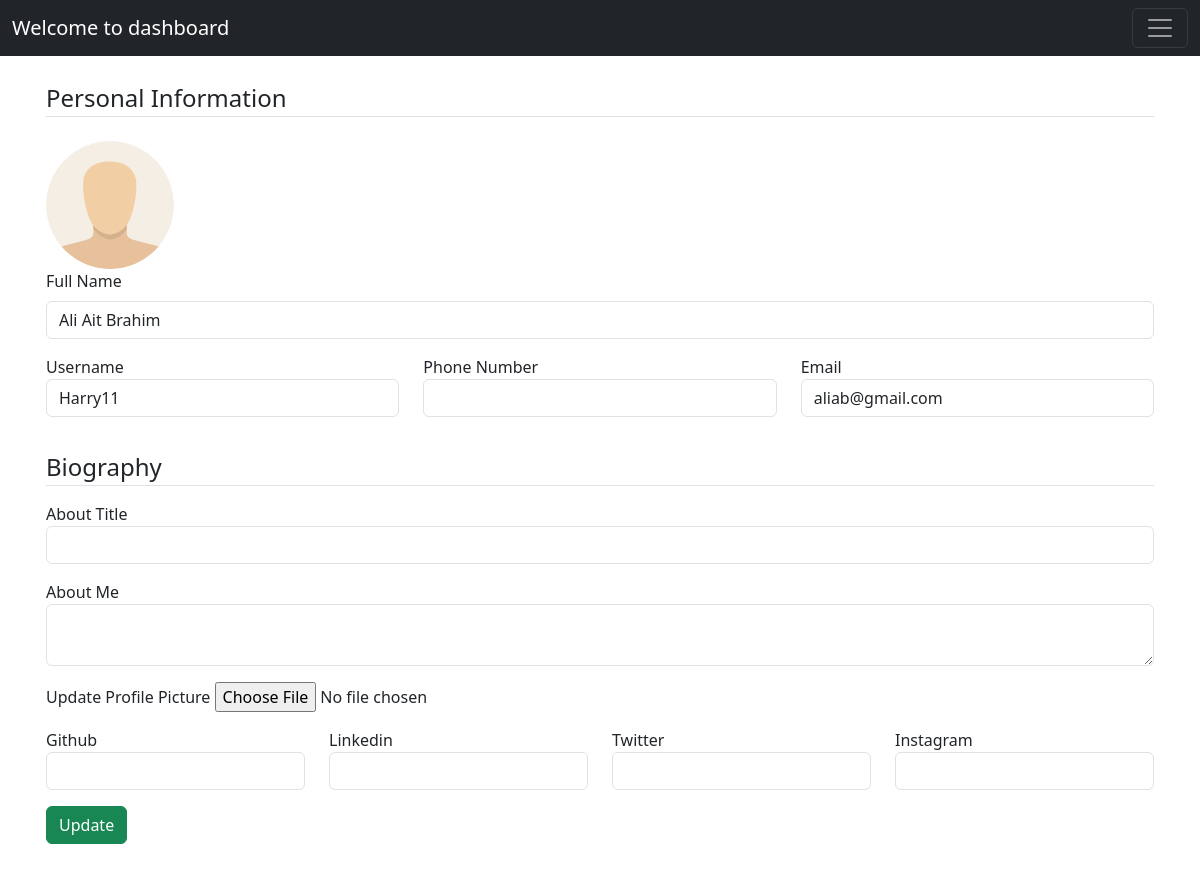
/dashboard/profile (signed in), run on the app's committed database.
### website/models.py (models this page shows, shortened)
class User(db.Model, UserMixin):
    id = db.Column(db.Integer, primary_key=True)
    fullname = db.Column(db.String(25), nullable=False)
    username = db.Column(db.String(25), unique=True, nullable=False)
    email = db.Column(db.String(125), unique=True, nullable=False)
    password = db.Column(db.String(60), nullable=False)
    profile = db.relationship('Profile', backref='user', uselist=False)

### website/routes.py (the view, shortened to what this page needs)
@app.route("/dashboard/profile", methods=["GET", "POST"])
@login_required
def profile():
    profile_form = UpdateProfileForm()
    if profile_form.validate_on_submit():
        if not current_user.profile:
            current_user.profile = Profile(user_id=current_user.id)
        if profile_form.picture.data:
            picture_file = save_picture(profile_form.picture.data)
            current_user.profile.image_file = picture_file
        current_user.fullname = profile_form.fullname.data
        current_user.profile.phone_number = profile_form.phone_number.data
        current_user.username = profile_form.username.data
        current_user.email = profile_form.email.data
        current_user.profile.bio_title = profile_form.bio_title.data
        current_user.profile.bio = profile_form.bio.data
        current_user.profile.github = profile_form.github.data
        current_user.profile.linkedin = profile_form.linkedin.data
        current_user.profile.twitter = profile_form.twitter.data
        current_user.profile.instagram = profile_form.instagram.data
        db.session.commit()
        flash("Your profile has been updated", "success")
        return redirect(url_for("profile"))
    elif request.method == "GET":
        profile_form.fullname.data = current_user.fullname
        profile_form.username.data = current_user.username
        profile_form.email.data = current_user.email
    image_file = url_for("static", filename=f"images/user_pics/{current_user.profile.image_file}") if current_user.profile and current_user.profile.image_file else url_for("static", filename="images/user_pics/default.png")
    return render_template(
        "admin/profile.html",
        title="Profile",
        profile_form=profile_form,
        image_file=image_file,
        active_tab="profile"
    )

### website/models.py (called while the page is built)
@login_manager.user_loader
def load_user(user_id):
    return User.query.get(int(user_id))

### website/templates/admin/profile.html (shortened to what this page needs)
{% extends "admin/dashboard.html"%}
{% block profile %}
<div class="{{'container tab-pane show active fade p-3 my-5' if active_tab=='profile' else 'tab-pane fade my-5 p-3'}}" id="nav-profile"
    role="tabpanel" aria-labelledby="nav-profile-tab">
    <form action="" method="POST" enctype="multipart/form-data">
        <fieldset class='form-group'>
            <legend class='border-bottom mb-4'>Personal Information</legend>
            <img class="rounded-circle user-img" src="{{ image_file }}" alt="Profile Image">
            <div class='form-group'>
                <div class="row mb-3">
                    <div class="col">
                        {{ profile_form.fullname.label(class="form-label") }}
                        {{ profile_form.fullname(class="form-control") }}
                    </div>
                </div>
                <div class="row mb-3">
                    <div class="col">
                        {{ profile_form.username.label(class='form-control-label') }}
                        {% if profile_form.username.errors %}
                        {{ profile_form.username(class='form-control form-control-lg is-invalid') }}
                        <div class="invalid-feedback">
                            {% for error in profile_form.username.errors %}
                            <span>{{ error }}</span>
                            {% endfor %}
                        </div>
                        {% else %}
                        {{ profile_form.username(class='form-control form-control') }}
                        {% endif %}
                    </div>
                    <div class="col">
                        {{ profile_form.phone_number.label(class='form-control-label') }}
                        {% if profile_form.phone_number.errors %}
                        {{ profile_form.phone_number(class='form-control form-control-lg is-invalid') }}
                        <div class="invalid-feedback">
                            {% for error in profile_form.phone_number.errors %}
                            <span>{{ error }}</span>
                            {% endfor %}
                        </div>
                        {% else %}
                        {{ profile_form.phone_number(class='form-control form-control') }}
                        {% endif %}
                    </div>
                    <div class="col">
                        {{ profile_form.email.label(class='form-control-label') }}
                        {% if profile_form.email.errors %}
                        {{ profile_form.email(class='form-control form-control-lg is-invalid') }}
                        <div class="invalid-feedback">
                            {% for error in profile_form.email.errors %}
                            <span>{{ error }}</span>
                            {% endfor %}
                        </div>
                        {% else %}
                        {{ profile_form.email(class='form-control form-control') }}
                        {% endif %}
                    </div>
                </div>
            </div>
        </fieldset>
        <fieldset>
            <legend class="border-bottom my-3">Biography</legend>
            <div class="form-group">
                <div class="col">
                    {{ profile_form.bio_title.label(class='form-control-label') }}
                    {% if profile_form.bio_title.errors %}
                    {{ profile_form.bio_title(class='form-control form-control-lg is-invalid') }}
                    <div class="invalid-feedback">
                        {% for error in profile_form.bio_title.errors %}
                        <span>{{ error }}</span>
                        {% endfor %}
                    </div>
                    {% else %}
                    {{ profile_form.bio_title(class='form-control form-control') }}
                    {% endif %}
                </div>
                <div class="my-3">
                    {{ profile_form.bio.label(class='form-control-label') }}
                    {{ profile_form.bio(class='form-control') }}
                </div>
                <div class="form-group mb-3">
                    {{ profile_form.picture.label }}
                    {{ profile_form.picture(class='form-control-file') }}
                </div>
                <div class="row">
                    <div class="col">
                        {{ profile_form.github.label(class='form-control-label') }}
                        {% if profile_form.github.errors %}
                        {{ profile_form.github(class='form-control form-control-lg is-invalid') }}
                        <div class="invalid-feedback">
                            {% for error in profile_form.github.errors %}
                            <span>{{ error }}</span>
                            {% endfor %}
                        </div>
                        {% else %}
                        {{ profile_form.github(class='form-control form-control') }}
                        {% endif %}
                    </div>
                    <div class="col">
                        {{ profile_form.linkedin.label(class='form-control-label') }}
                        {% if profile_form.linkedin.errors %}
                        {{ profile_form.linkedin(class='form-control form-control-lg is-invalid') }}
                        <div class="invalid-feedback">
                            {% for error in profile_form.linkedin.errors %}
                            <span>{{ error }}</span>
                            {% endfor %}
                        </div>
                        {% else %}
                        {{ profile_form.linkedin(class='form-control form-control') }}
                        {% endif %}
                    </div>
                    <div class="col">
                        {{ profile_form.twitter.label(class='form-control-label') }}
                        {% if profile_form.twitter.errors %}
                        {{ profile_form.twitter(class='form-control form-control-lg is-invalid') }}
                        <div class="invalid-feedback">
                            {% for error in profile_form.twitter.errors %}
                            <span>{{ error }}</span>
                            {% endfor %}
                        </div>
                        {% else %}
                        {{ profile_form.twitter(class='form-control form-control') }}
                        {% endif %}
                    </div>
                    <div class="col">
                        {{ profile_form.instagram.label(class='form-control-label') }}
                        {% if profile_form.instagram.errors %}
                        {{ profile_form.instagram(class='form-control form-control-lg is-invalid') }}
                        <div class="invalid-feedback">
                            {% for error in profile_form.instagram.errors %}
                            <span>{{ error }}</span>
                            {% endfor %}
                        </div>
                        {% else %}
                        {{ profile_form.instagram(class='form-control form-control') }}
                        {% endif %}
                    </div>
                </div>
                <div class="mt-3 col-12">
                    <button class="btn btn-success" type="submit">Update</button>
                </div>
            </div>
        </fieldset>
    </form>
</div>
{% endblock profile %}

### website/templates/admin/dashboard.html (shortened to what this page needs)
<!doctype html>
<html lang="en">
<head>
    <link href="https://cdn.jsdelivr.net/npm/bootstrap@5.3.3/dist/css/bootstrap.min.css" rel="stylesheet">
    <link href="https://getbootstrap.com/docs/5.3/assets/css/docs.css" rel="stylesheet">
</head>
<body class="p-3 m-0 border-0  m-0 border-0">
<nav class="navbar navbar-dark bg-dark fixed-top">
    <div class="container-fluid">
        <a class="navbar-brand">Welcome to dashboard</a>
        <button class="navbar-toggler" type="button" data-bs-toggle="offcanvas" data-bs-target="#offcanvasDarkNavbar"
                aria-controls="offcanvasDarkNavbar" aria-label="Toggle navigation">
            <span class="navbar-toggler-icon"></span>
        </button>
    </div>
</nav>
{% if active_tab == 'profile' %}
    {% block profile %} {% endblock profile %}
{% endif %}
</body>
</html>

### data on the page
User: fullname "Ali Ait Brahim", username "Harry11", email "aliab@gmail.com"

### other printed values
{{ profile_form.fullname.label(class="form-label") }} "Full Name"
{{ profile_form.username.label(class='form-control-label') }} "Username"
{{ profile_form.phone_number.label(class='form-control-label') }} "Phone Number"
{{ profile_form.email.label(class='form-control-label') }} "Email"
{{ profile_form.bio_title.label(class='form-control-label') }} "About Title"
{{ profile_form.bio.label(class='form-control-label') }} "About Me"
{{ profile_form.picture.label }} "Update Profile Picture"
{{ profile_form.github.label(class='form-control-label') }} "Github"
{{ profile_form.linkedin.label(class='form-control-label') }} "Linkedin"
{{ profile_form.twitter.label(class='form-control-label') }} "Twitter"
{{ profile_form.instagram.label(class='form-control-label') }} "Instagram"
